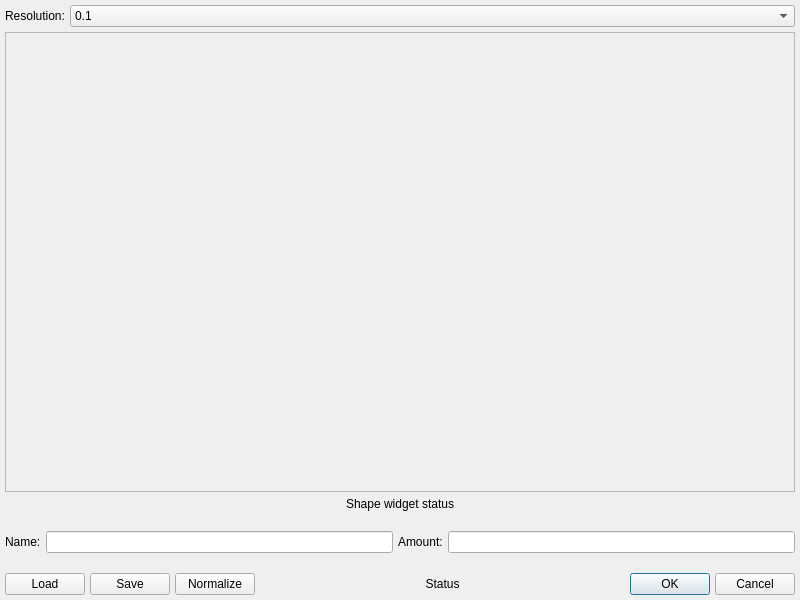
<?xml version="1.0" encoding="UTF-8"?>
<ui version="4.0">
 <class>ShapeDialog</class>
 <widget class="QDialog" name="ShapeDialog">
  <property name="geometry">
   <rect>
    <x>0</x>
    <y>0</y>
    <width>800</width>
    <height>600</height>
   </rect>
  </property>
  <property name="minimumSize">
   <size>
    <width>600</width>
    <height>400</height>
   </size>
  </property>
  <property name="windowTitle">
   <string>Shape</string>
  </property>
  <layout class="QVBoxLayout" name="verticalLayout_2" stretch="0">
   <property name="spacing">
    <number>5</number>
   </property>
   <property name="leftMargin">
    <number>5</number>
   </property>
   <property name="topMargin">
    <number>5</number>
   </property>
   <property name="rightMargin">
    <number>5</number>
   </property>
   <property name="bottomMargin">
    <number>5</number>
   </property>
   <item>
    <layout class="QVBoxLayout" name="vl1">
     <item>
      <layout class="QHBoxLayout" name="hl1" stretch="0,1">
       <property name="spacing">
        <number>5</number>
       </property>
       <item>
        <widget class="QLabel" name="lResolution">
         <property name="text">
          <string>Resolution:</string>
         </property>
        </widget>
       </item>
       <item>
        <widget class="QComboBox" name="comboBoxResolution">
         <property name="currentIndex">
          <number>1</number>
         </property>
         <item>
          <property name="text">
           <string>1</string>
          </property>
         </item>
         <item>
          <property name="text">
           <string>0.1</string>
          </property>
         </item>
         <item>
          <property name="text">
           <string>0.01</string>
          </property>
         </item>
        </widget>
       </item>
      </layout>
     </item>
     <item>
      <widget class="QScrollArea" name="scrollAreaShapeWidget">
       <property name="widgetResizable">
        <bool>true</bool>
       </property>
       <property name="alignment">
        <set>Qt::AlignLeading|Qt::AlignLeft|Qt::AlignTop</set>
       </property>
       <widget class="QWidget" name="scrollAreaShapeWidgetContents">
        <property name="geometry">
         <rect>
          <x>0</x>
          <y>0</y>
          <width>16</width>
          <height>16</height>
         </rect>
        </property>
        <property name="sizePolicy">
         <sizepolicy hsizetype="Fixed" vsizetype="Fixed">
          <horstretch>0</horstretch>
          <verstretch>0</verstretch>
         </sizepolicy>
        </property>
        <layout class="QHBoxLayout" name="horizontalLayout_4">
         <property name="spacing">
          <number>0</number>
         </property>
         <property name="leftMargin">
          <number>0</number>
         </property>
         <property name="topMargin">
          <number>0</number>
         </property>
         <property name="rightMargin">
          <number>0</number>
         </property>
         <property name="bottomMargin">
          <number>0</number>
         </property>
         <item>
          <widget class="ShapeWidget" name="shapeWidget" native="true">
           <property name="sizePolicy">
            <sizepolicy hsizetype="Fixed" vsizetype="Fixed">
             <horstretch>0</horstretch>
             <verstretch>0</verstretch>
            </sizepolicy>
           </property>
          </widget>
         </item>
        </layout>
       </widget>
      </widget>
     </item>
     <item>
      <widget class="QLabel" name="lShapeWidgetStatus">
       <property name="text">
        <string>Shape widget status</string>
       </property>
       <property name="alignment">
        <set>Qt::AlignCenter</set>
       </property>
      </widget>
     </item>
     <item>
      <layout class="QHBoxLayout" name="hl2">
       <property name="spacing">
        <number>5</number>
       </property>
       <property name="topMargin">
        <number>15</number>
       </property>
       <item>
        <widget class="QLabel" name="lName">
         <property name="text">
          <string>Name:</string>
         </property>
        </widget>
       </item>
       <item>
        <widget class="QLineEdit" name="lineEditName"/>
       </item>
       <item>
        <widget class="QLabel" name="lAmount">
         <property name="text">
          <string>Amount:</string>
         </property>
        </widget>
       </item>
       <item>
        <widget class="QLineEdit" name="lineEditAmount"/>
       </item>
      </layout>
     </item>
     <item>
      <layout class="QHBoxLayout" name="hl3" stretch="0,0,0,1,0,0">
       <property name="spacing">
        <number>5</number>
       </property>
       <property name="topMargin">
        <number>15</number>
       </property>
       <item>
        <widget class="QPushButton" name="btnLoad">
         <property name="text">
          <string>Load</string>
         </property>
        </widget>
       </item>
       <item>
        <widget class="QPushButton" name="btnSave">
         <property name="text">
          <string>Save</string>
         </property>
        </widget>
       </item>
       <item>
        <widget class="QPushButton" name="btnNormalize">
         <property name="text">
          <string>Normalize</string>
         </property>
        </widget>
       </item>
       <item>
        <widget class="QLabel" name="lStatus">
         <property name="text">
          <string>Status</string>
         </property>
         <property name="alignment">
          <set>Qt::AlignCenter</set>
         </property>
        </widget>
       </item>
       <item>
        <widget class="QPushButton" name="btnOK">
         <property name="text">
          <string>OK</string>
         </property>
         <property name="default">
          <bool>true</bool>
         </property>
        </widget>
       </item>
       <item>
        <widget class="QPushButton" name="btnCancel">
         <property name="text">
          <string>Cancel</string>
         </property>
        </widget>
       </item>
      </layout>
     </item>
    </layout>
   </item>
  </layout>
 </widget>
 <customwidgets>
  <customwidget>
   <class>ShapeWidget</class>
   <extends>QWidget</extends>
   <header>shapewidget.h</header>
   <container>1</container>
  </customwidget>
 </customwidgets>
 <resources/>
 <connections>
  <connection>
   <sender>btnCancel</sender>
   <signal>clicked()</signal>
   <receiver>ShapeDialog</receiver>
   <slot>reject()</slot>
   <hints>
    <hint type="sourcelabel">
     <x>552</x>
     <y>381</y>
    </hint>
    <hint type="destinationlabel">
     <x>299</x>
     <y>199</y>
    </hint>
   </hints>
  </connection>
  <connection>
   <sender>comboBoxResolution</sender>
   <signal>currentIndexChanged(int)</signal>
   <receiver>ShapeDialog</receiver>
   <slot>resolutionChanged(int)</slot>
   <hints>
    <hint type="sourcelabel">
     <x>337</x>
     <y>19</y>
    </hint>
    <hint type="destinationlabel">
     <x>299</x>
     <y>199</y>
    </hint>
   </hints>
  </connection>
  <connection>
   <sender>lineEditName</sender>
   <signal>textEdited(QString)</signal>
   <receiver>ShapeDialog</receiver>
   <slot>updateControls()</slot>
   <hints>
    <hint type="sourcelabel">
     <x>423</x>
     <y>536</y>
    </hint>
    <hint type="destinationlabel">
     <x>399</x>
     <y>299</y>
    </hint>
   </hints>
  </connection>
  <connection>
   <sender>lineEditAmount</sender>
   <signal>textEdited(QString)</signal>
   <receiver>ShapeDialog</receiver>
   <slot>updateControls()</slot>
   <hints>
    <hint type="sourcelabel">
     <x>624</x>
     <y>536</y>
    </hint>
    <hint type="destinationlabel">
     <x>399</x>
     <y>299</y>
    </hint>
   </hints>
  </connection>
 </connections>
 <slots>
  <slot>resolutionChanged(int)</slot>
  <slot>updateControls()</slot>
 </slots>
</ui>
